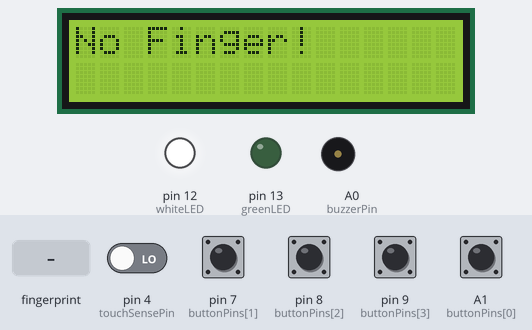
Bench run of a sketch on a simulated Arduino Uno, built with avr-gcc and run on an emulated ATmega328P. Shown: 16×2 character LCD, output pins drawn as LEDs (lit = HIGH), buzzer (waves = sounding). Inputs (shaded band) come from the test bench; at power-on: A1 (buttonPins[0]), pin 7 (buttonPins[1]), pin 8 (buttonPins[2]), pin 9 (buttonPins[3]) HIGH, pin 4 (touchSensePin) LOW. What the sketch prints to the serial monitor is not drawn.

Above: at 4.3 s.
4.4 s: finger stored as number 1 placed on the sensor
At 6.3 s:
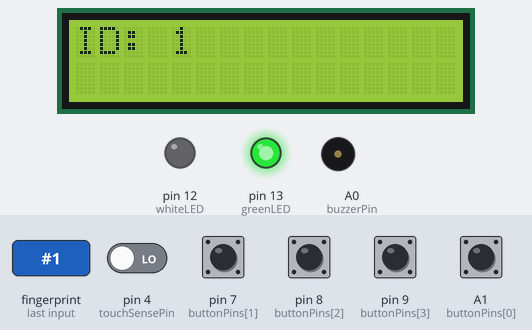
8.6 s: pin 4 (touchSensePin) driven HIGH
At 9.2 s:
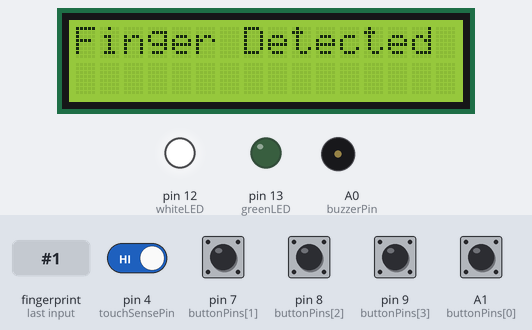
12.8 s: pin 7 (buttonPins[1]) pulled LOW for 1.25 s
At 14.17 s:
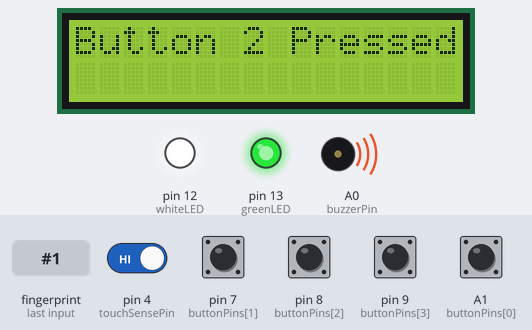
15.5 s: pin 8 (buttonPins[2]) pulled LOW for 1.25 s
At 16.68 s:
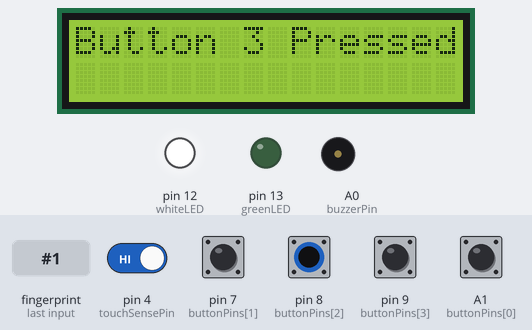
18.2 s: pin 9 (buttonPins[3]) pulled LOW for 1.25 s
At 19.28 s:
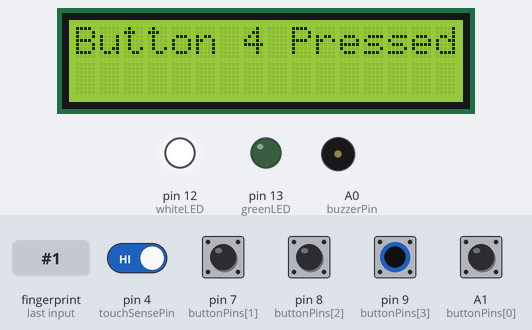
20.9 s: A1 (buttonPins[0]) pulled LOW for 1.25 s
At 21.98 s:
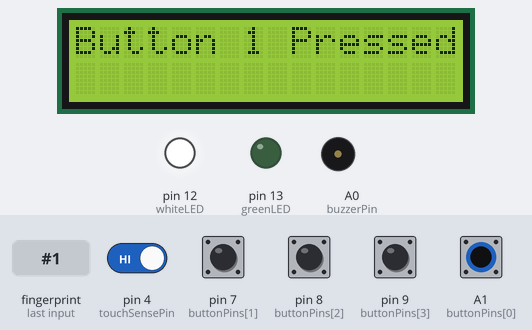
Timing chart, 0 to 23.9 s (numbered marks = the images above; inputs shaded):
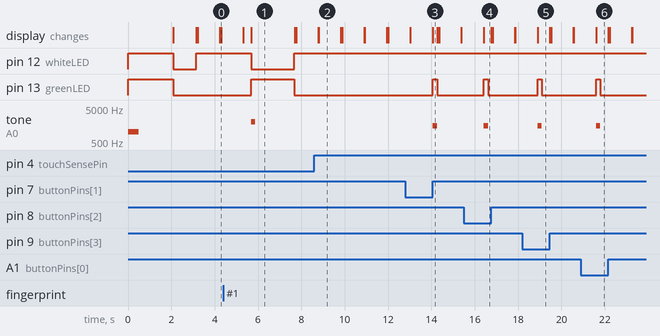

The sketch:

All_Componets_test.ino
```cpp
#include <Wire.h>
#include <LiquidCrystal_I2C.h>
#include <Adafruit_Fingerprint.h>
#include <SoftwareSerial.h>

// Fingerprint sensor setup
SoftwareSerial fingerSerial(2, 3); // RX=D2 (white), TX=D3 (green)
Adafruit_Fingerprint finger = Adafruit_Fingerprint(&fingerSerial);

// LCD setup
LiquidCrystal_I2C lcd(0x27, 16, 2); // Try 0x3F if LCD fails

// Pin definitions
const int whiteLED = 12;
const int greenLED = 13;
const int buzzerPin = A0;
const int buttonPins[] = {A1, 7, 8, 9}; // Add, Delete, Result, Party
const int touchSensePin = 4; // Blue wire for touch sense (optional)

void setup() {
  Serial.begin(9600);
  while (!Serial);

  // Initialize pins
  pinMode(whiteLED, OUTPUT);
  pinMode(greenLED, OUTPUT);
  pinMode(buzzerPin, OUTPUT);
  pinMode(touchSensePin, INPUT);
  for (int i = 0; i < 4; i++) {
    pinMode(buttonPins[i], INPUT_PULLUP);
  }

  // Test LEDs and buzzer
  digitalWrite(whiteLED, HIGH);
  digitalWrite(greenLED, HIGH);
  tone(buzzerPin, 1000, 500);
  lcd.init();
  lcd.backlight();
  lcd.setCursor(0, 0);
  lcd.print("LEDs & Buzzer ON");
  Serial.println("Testing LEDs and Buzzer...");
  delay(2000);
  digitalWrite(whiteLED, LOW);
  digitalWrite(greenLED, LOW);
  lcd.clear();
  lcd.print("LED Test Done");
  delay(1000);

  // Initialize fingerprint sensor
  fingerSerial.begin(57600); // Try 9600, 19200, or 115200 if needed
  lcd.clear();
  lcd.print("Testing Sensor...");
  Serial.println("Testing Fingerprint Sensor...");
  if (finger.verifyPassword()) {
    lcd.clear();
    lcd.print("Sensor OK");
    Serial.println("Fingerprint sensor found!");
    Serial.print("Templates: ");
    Serial.println(finger.getTemplateCount());
  } else {
    lcd.clear();
    lcd.print("Sensor Error!");
    Serial.println("Fingerprint sensor not found!");
    delay(2000);
  }
  lcd.clear();
  lcd.print("Place Finger");
  digitalWrite(whiteLED, HIGH);
}

void loop() {
  // Test touch sense
  if (digitalRead(touchSensePin) == HIGH) {
    Serial.println("Finger detected on touch sense!");
    lcd.clear();
    lcd.print("Finger Detected");
    delay(1000);
    lcd.clear();
    lcd.print("Place Finger");
  }

  // Test buttons
  for (int i = 0; i < 4; i++) {
    if (digitalRead(buttonPins[i]) == LOW) {
      lcd.clear();
      lcd.setCursor(0, 0);
      lcd.print("Button ");
      lcd.print(i + 1);
      lcd.print(" Pressed");
      Serial.print("Button ");
      Serial.print(i + 1);
      Serial.println(" pressed");
      tone(buzzerPin, 1500, 200);
      digitalWrite(greenLED, HIGH);
      delay(200);
      digitalWrite(greenLED, LOW);
      while (digitalRead(buttonPins[i]) == LOW);
      lcd.clear();
      lcd.print("Place Finger");
    }
  }

  // Test fingerprint sensor
  fingerSerial.listen();
  int fingerprintID = getFingerprintID();
  if (fingerprintID > 0) {
    lcd.clear();
    lcd.setCursor(0, 0);
    lcd.print("ID: ");
    lcd.print(fingerprintID);
    Serial.print("Fingerprint ID: ");
    Serial.println(fingerprintID);
    digitalWrite(whiteLED, LOW);
    digitalWrite(greenLED, HIGH);
    tone(buzzerPin, 2000, 200);
    delay(2000);
    digitalWrite(greenLED, LOW);
    digitalWrite(whiteLED, HIGH);
    lcd.clear();
    lcd.print("Place Finger");
  } else if (fingerprintID == -2) {
    lcd.clear();
    lcd.print("No Finger!");
    Serial.println("No finger detected");
    delay(1000);
    lcd.clear();
    lcd.print("Place Finger");
  } else if (fingerprintID == -1) {
    lcd.clear();
    lcd.print("Scan Error!");
    Serial.println("Fingerprint scan error");
    delay(1000);
    lcd.clear();
    lcd.print("Place Finger");
  }
}

int getFingerprintID() {
  uint8_t p = finger.getImage();
  Serial.print("getImage: ");
  Serial.println(p);
  if (p == FINGERPRINT_NOFINGER) return -2;
  if (p != FINGERPRINT_OK) return -1;

  p = finger.image2Tz();
  Serial.print("image2Tz: ");
  Serial.println(p);
  if (p != FINGERPRINT_OK) return -1;

  p = finger.fingerFastSearch();
  Serial.print("fingerFastSearch: ");
  Serial.println(p);
  if (p == FINGERPRINT_OK) return finger.fingerID;
  return -1;
}
```

Measured:
- after the input at 4.4 s, pin 12 (whiteLED): HIGH → LOW after 1.3 s, → HIGH 2.0 s later; pin 13 (greenLED): LOW → HIGH after 1.3 s, → LOW 2.0 s later; tone on A0 (buzzerPin): silent → 2000 Hz after 1.3 s, → silent 0.20 s later
- after the input at 8.6 s, the display: first differs from a run without the input after 0.20 s (image 2)
- after the input at 12.8 s, pin 13 (greenLED): LOW → HIGH after 1.3 s, → LOW 0.20 s later; tone on A0 (buzzerPin): silent → 1500 Hz after 1.3 s, → silent 0.20 s later; the display: first differs from a run without the input after 1.3 s (image 3)
- after the input at 15.5 s, pin 13 (greenLED): LOW → HIGH after 0.92 s, → LOW 0.20 s later; tone on A0 (buzzerPin): silent → 1500 Hz after 0.92 s, → silent 0.20 s later; the display: changes after 0.92 s (image 4)
- after the input at 18.2 s, pin 13 (greenLED): LOW → HIGH after 0.70 s, → LOW 0.20 s later; tone on A0 (buzzerPin): silent → 1500 Hz after 0.70 s, → silent 0.20 s later; the display: changes after 0.70 s (image 5)
- after the input at 20.9 s, pin 13 (greenLED): LOW → HIGH after 0.70 s, → LOW 0.20 s later; tone on A0 (buzzerPin): silent → 1500 Hz after 0.70 s, → silent 0.20 s later; the display: changes after 0.70 s (image 6)
- what the display in image 1 shows lasts 2.0 s, from 5.7 s to 7.7 s
